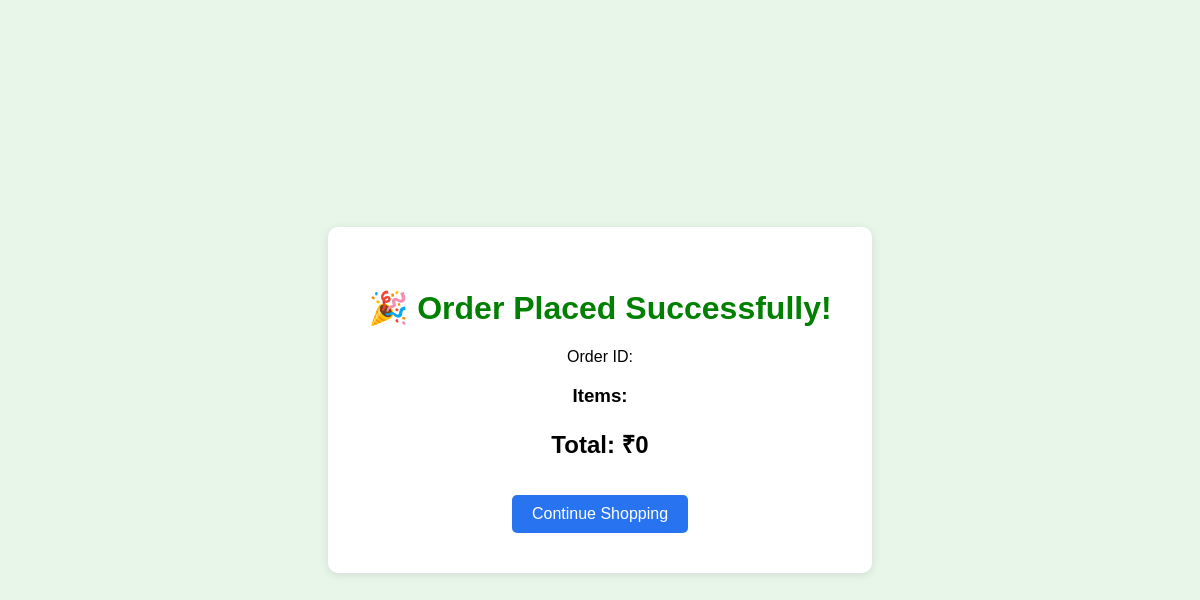
The page /success/ (signed in) on the database as committed earlier.
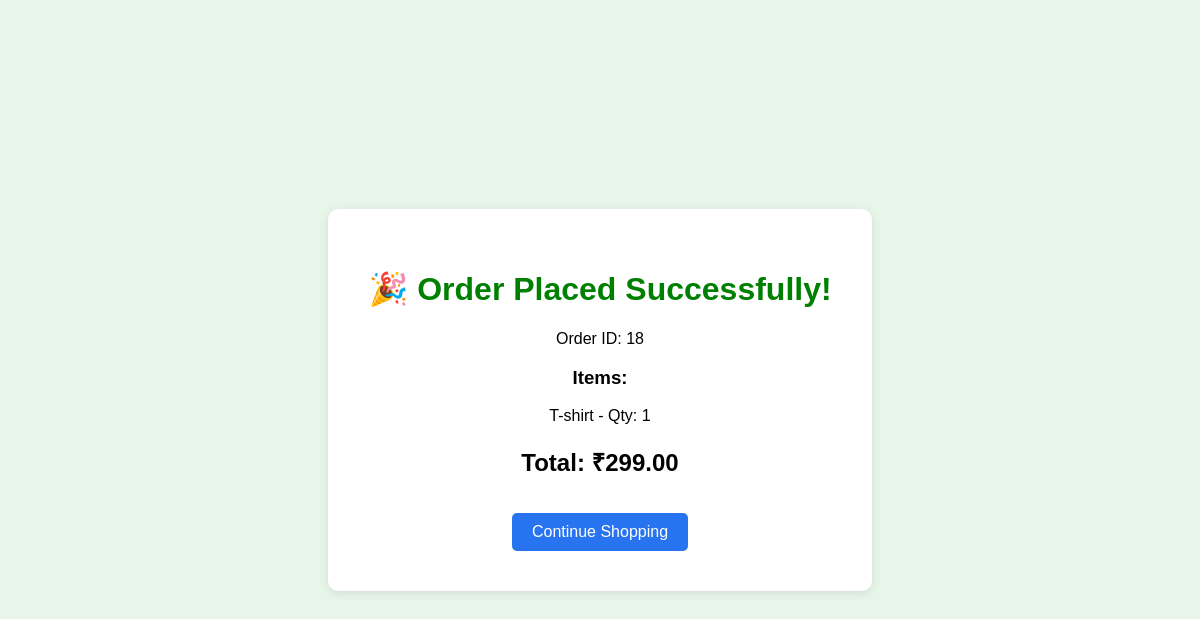
The same page on the database as committed later.
### store/models.py (models this page shows, shortened)
class Order(models.Model):
    user = models.ForeignKey(User, on_delete=models.CASCADE)
    created_at = models.DateTimeField(auto_now_add=True)
    is_paid = models.BooleanField(default=False)
    status = models.CharField(
        max_length=20,
        default='Placed'
    )

class OrderItem(models.Model):
    order = models.ForeignKey(Order, on_delete=models.CASCADE)
    product = models.ForeignKey(Product, on_delete=models.CASCADE)
    quantity = models.IntegerField(default=1)

class Product(models.Model):
    category = models.ForeignKey(Category, on_delete=models.CASCADE)
    name = models.CharField(max_length=200)
    price = models.DecimalField(max_digits=10, decimal_places=2)
    image = models.ImageField(upload_to='products/')
    description = models.TextField(blank=True, null=True)
    stock = models.PositiveIntegerField(default=0)

### store/views.py (the view)
# urls.py: path('success/', views.success, name='success'),
def success(request):
    last_order = Order.objects.filter(user=request.user).last()
    order_items = []
    total = 0
    if last_order:
        order_items = OrderItem.objects.filter(order=last_order)
        for item in order_items:
            total += item.product.price * item.quantity
    return render(request, 'success.html', {
        'order': last_order,
        'items': order_items,
        'total': total
    })

### store/templates/Success.html (shortened to what this page needs)
<!DOCTYPE html>
<html>
<head>
</head>
<body>
<div class="card">
    <h1>🎉 Order Placed Successfully!</h1>
<p>Order ID: {{ order.id }}</p>
<h3>Items:</h3>
{% for i in items %}
    <p>
        {{ i.product.name }} - Qty: {{ i.quantity }}
    </p>
{% endfor %}
<h2>Total: ₹{{ total }}</h2>
<a class="btn" href="{% url 'home' %}">Continue Shopping</a>

### store/templates/Success.html (style rules this page uses)
body { font-family: Arial; background:#e8f5e9; display:flex; justify-content:center; align-items:center; height:100vh; margin:0; }
.card { background:white; padding:40px; border-radius:10px; text-align:center; box-shadow:0 2px 10px rgba(0,0,0,0.1); }
h1 { color:green; }
.btn { display:inline-block; margin-top:15px; padding:10px 20px; background:#2874f0; color:white; text-decoration:none; border-radius:5px; }

Rows that differ between the two databases and show on the page:
added Order: id "18"
added OrderItem: product.name "T-shirt", quantity "1"
Other text that changed with them:
{{ total }}: "0" → "299.00"
